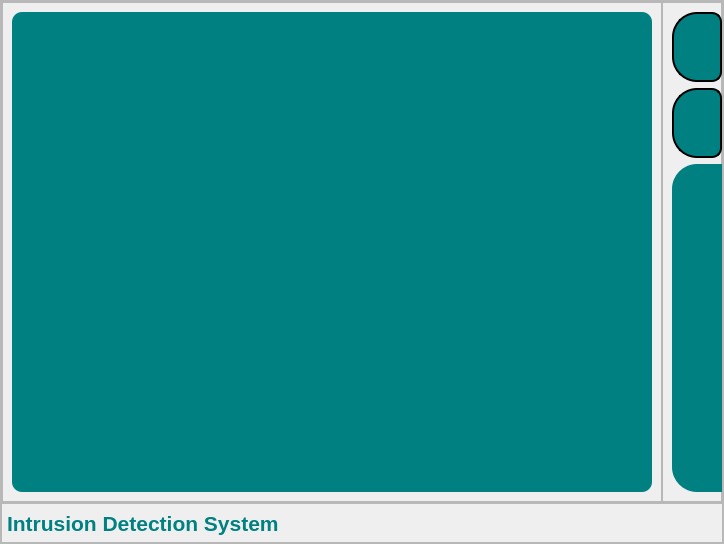
           <widget class="QFrame" name="body_contents">
            <property name="frameShape">
             <enum>QFrame::StyledPanel</enum>
            </property>
            <property name="frameShadow">
             <enum>QFrame::Raised</enum>
            </property>
            <layout class="QVBoxLayout" name="verticalLayout_3">
             <property name="spacing">
              <number>0</number>
             </property>
             <property name="leftMargin">
              <number>0</number>
             </property>
             <property name="topMargin">
              <number>0</number>
             </property>
             <property name="rightMargin">
              <number>0</number>
             </property>
             <property name="bottomMargin">
              <number>0</number>
             </property>
             <item>
              <widget class="QFrame" name="content_area">
               <property name="frameShape">
                <enum>QFrame::StyledPanel</enum>
               </property>
               <property name="frameShadow">
                <enum>QFrame::Raised</enum>
               </property>
               <layout class="QHBoxLayout" name="horizontalLayout_10">
                <property name="spacing">
                 <number>0</number>
                </property>
                <property name="leftMargin">
                 <number>0</number>
                </property>
                <property name="topMargin">
                 <number>0</number>
                </property>
                <property name="rightMargin">
                 <number>0</number>
                </property>
                <property name="bottomMargin">
                 <number>0</number>
                </property>
                <item>
                 <widget class="QFrame" name="main_body_content_area">
                  <property name="frameShape">
                   <enum>QFrame::StyledPanel</enum>
                  </property>
                  <property name="frameShadow">
                   <enum>QFrame::Raised</enum>
                  </property>
                  <layout class="QGridLayout" name="gridLayout">
                   <item row="0" column="0">
                    <widget class="QFrame" name="camera_frame">
                     <property name="minimumSize">
                      <size>
                       <width>640</width>
                       <height>480</height>
                      </size>
                     </property>
                     <property name="maximumSize">
                      <size>
                       <width>640</width>
                       <height>480</height>
                      </size>
                     </property>
                     <property name="styleSheet">
                      <string notr="true">background-color: #008080; border-radius: 10px;</string>
                     </property>
                     <property name="frameShape">
                      <enum>QFrame::StyledPanel</enum>
                     </property>
                     <property name="frameShadow">
                      <enum>QFrame::Raised</enum>
                     </property>
                     <layout class="QVBoxLayout" name="verticalLayout_16">
                      <property name="spacing">
                       <number>0</number>
                      </property>
                      <property name="leftMargin">
                       <number>5</number>
                      </property>
                      <property name="topMargin">
                       <number>5</number>
                      </property>
                      <property name="rightMargin">
                       <number>5</number>
                      </property>
                      <property name="bottomMargin">
                       <number>5</number>
                      </property>
                      <item>
                       <widget class="QLabel" name="camera_label">
                        <property name="autoFillBackground">
                         <bool>false</bool>
                        </property>
                        <property name="text">
                         <string/>
                        </property>
                        <property name="textFormat">
                         <enum>Qt::AutoText</enum>
                        </property>
                        <property name="pixmap">
                         <pixmap>../../Pictures/jetson nano.png</pixmap>
                        </property>
                        <property name="alignment">
                         <set>Qt::AlignCenter</set>
                        </property>
                       </widget>
                      </item>
                     </layout>
                    </widget>
                   </item>
                  </layout>
                 </widget>
                </item>
                <item>
                 <widget class="QFrame" name="main_body_side_menu">
                  <property name="maximumSize">
                   <size>
                    <width>60</width>
                    <height>16777215</height>
                   </size>
                  </property>
                  <property name="styleSheet">
                   <string notr="true">QPushButton {
	background-color: #008080;
	border: 2px solid #000000;
	border-radius: 10px;
}

QPushButton:Hover {
	background-color: #5F9EA0;
	border: 2px solid #000000;
	border-radius: 10px;
}</string>
                  </property>
                  <property name="frameShape">
                   <enum>QFrame::StyledPanel</enum>
                  </property>
                  <property name="frameShadow">
                   <enum>QFrame::Raised</enum>
                  </property>
                  <layout class="QVBoxLayout" name="verticalLayout_10">
                   <item>
                    <widget class="QPushButton" name="right_side_toggle_button_1">
                     <property name="minimumSize">
                      <size>
                       <width>50</width>
                       <height>70</height>
                      </size>
                     </property>
                     <property name="maximumSize">
                      <size>
                       <width>50</width>
                       <height>70</height>
                      </size>
                     </property>
                     <property name="styleSheet">
                      <string notr="true">background-color: #008080; border-top-left-radius: 25px; border-bottom-left-radius: 25px;</string>
                     </property>
                     <property name="text">
                      <string/>
                     </property>
                     <property name="icon">
                      <iconset resource="icons.qrc">
                       <normaloff>:/icons/icons/toggle-left.svg</normaloff>:/icons/icons/toggle-left.svg</iconset>
                     </property>
                     <property name="iconSize">
                      <size>
                       <width>24</width>
                       <height>24</height>
                      </size>
                     </property>
                    </widget>
                   </item>
                   <item>
                    <widget class="QPushButton" name="right_side_toggle_button_2">
                     <property name="minimumSize">
                      <size>
                       <width>50</width>
                       <height>70</height>
                      </size>
                     </property>
                     <property name="maximumSize">
                      <size>
                       <width>50</width>
                       <height>70</height>
                      </size>
                     </property>
                     <property name="styleSheet">
                      <string notr="true">background-color: #008080; border-top-left-radius: 25px; border-bottom-left-radius: 25px;</string>
                     </property>
                     <property name="text">
                      <string/>
                     </property>
                     <property name="icon">
                      <iconset resource="icons.qrc">
                       <normaloff>:/icons/icons/toggle-left.svg</normaloff>:/icons/icons/toggle-left.svg</iconset>
                     </property>
                     <property name="iconSize">
                      <size>
                       <width>24</width>
                       <height>24</height>
                      </size>
                     </property>
                    </widget>
                   </item>
                   <item>
                    <widget class="QFrame" name="side_menu_design_frame">
                     <property name="minimumSize">
                      <size>
                       <width>50</width>
                       <height>0</height>
                      </size>
                     </property>
                     <property name="maximumSize">
                      <size>
                       <width>50</width>
                       <height>16777215</height>
                      </size>
                     </property>
                     <property name="styleSheet">
                      <string notr="true">background-color: #008080; border-top-left-radius: 25px; border-bottom-left-radius: 25px;</string>
                     </property>
                     <property name="frameShape">
                      <enum>QFrame::StyledPanel</enum>
                     </property>
                     <property name="frameShadow">
                      <enum>QFrame::Raised</enum>
                     </property>
                    </widget>
                   </item>
                  </layout>
                 </widget>
                </item>
               </layout>
              </widget>
             </item>
             <item>
              <widget class="QFrame" name="body_footer">
               <property name="minimumSize">
                <size>
                 <width>0</width>
                 <height>40</height>
                </size>
               </property>
               <property name="maximumSize">
                <size>
                 <width>16777215</width>
                 <height>40</height>
                </size>
               </property>
               <property name="frameShape">
                <enum>QFrame::StyledPanel</enum>
               </property>
               <property name="frameShadow">
                <enum>QFrame::Raised</enum>
               </property>
               <layout class="QHBoxLayout" name="horizontalLayout_9">
                <property name="spacing">
                 <number>5</number>
                </property>
                <property name="leftMargin">
                 <number>5</number>
                </property>
                <property name="topMargin">
                 <number>5</number>
                </property>
                <property name="rightMargin">
                 <number>5</number>
                </property>
                <property name="bottomMargin">
                 <number>5</number>
                </property>
                <item>
                 <widget class="QLabel" name="label">
                  <property name="font">
                   <font>
                    <pointsize>16</pointsize>
                    <weight>75</weight>
                    <bold>true</bold>
                   </font>
                  </property>
                  <property name="styleSheet">
                   <string notr="true">color: #008080;</string>
                  </property>
                  <property name="text">
                   <string>Intrusion Detection System</string>
                  </property>
                 </widget>
                </item>
               </layout>
              </widget>
             </item>
            </layout>
           </widget>
